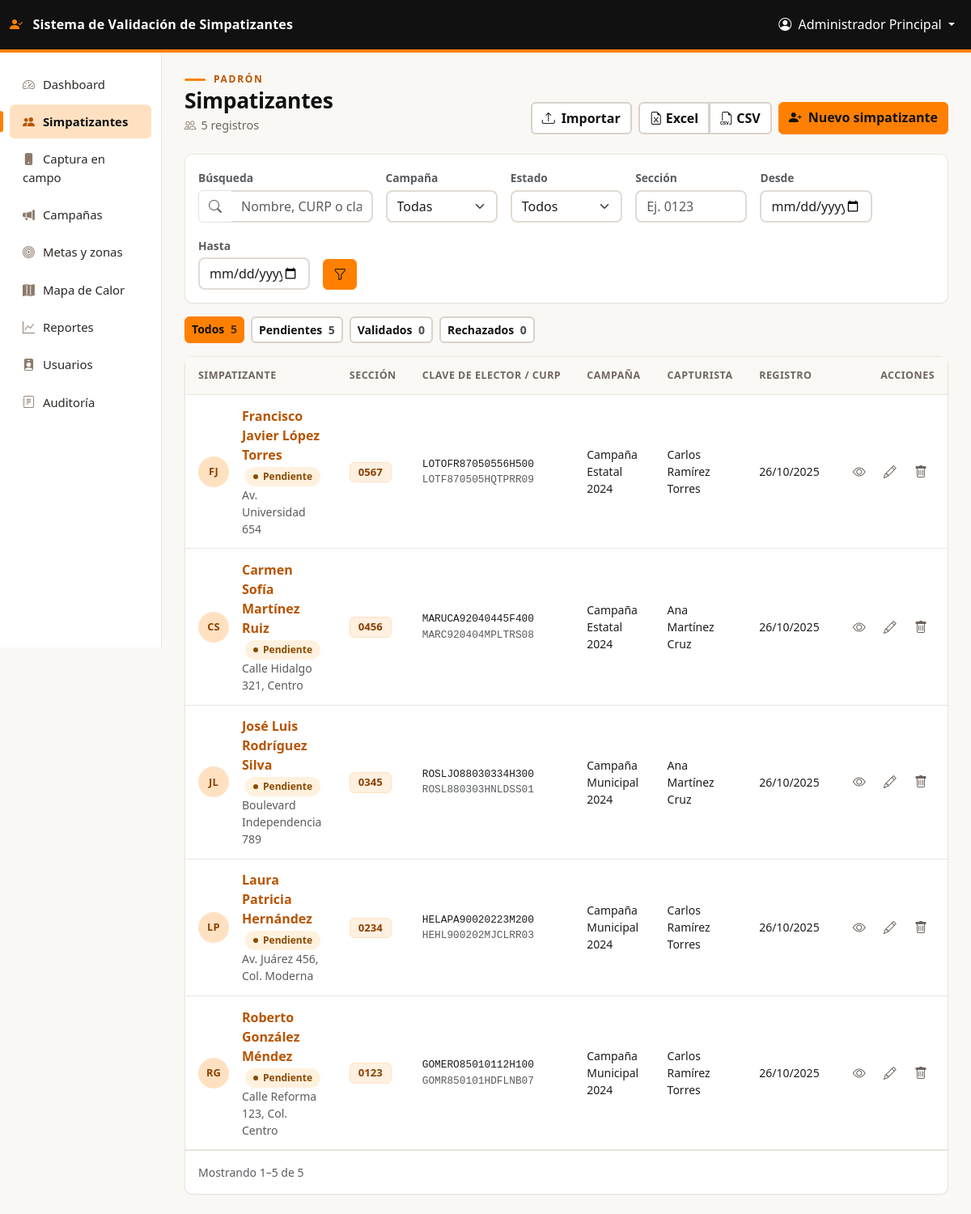
The page /public/simpatizantes/index.php (signed in) on the database its author committed.
### tables this page shows
CREATE TABLE IF NOT EXISTS simpatizantes (
    id INT AUTO_INCREMENT PRIMARY KEY,
    nombre_completo VARCHAR(150) NOT NULL,
    domicilio_completo TEXT NOT NULL,
    sexo ENUM('M', 'F', 'O') NULL,
    ciudad VARCHAR(100),
    clave_elector VARCHAR(18),
    curp VARCHAR(18),
    fecha_nacimiento DATE,
    ano_registro INT,
    vigencia INT,
    seccion_electoral VARCHAR(10) NOT NULL,
    telefono VARCHAR(20),
    whatsapp VARCHAR(20),
    email VARCHAR(100),
    twitter VARCHAR(100),
    instagram VARCHAR(100),
    facebook VARCHAR(100),
    youtube VARCHAR(100),
    tiktok VARCHAR(100),
    observaciones TEXT,
    latitud DECIMAL(10, 8),
    longitud DECIMAL(11, 8),
    ine_frontal VARCHAR(255),
    ine_posterior VARCHAR(255),
    firma_digital VARCHAR(255),
    campana_id INT,
    capturista_id INT,
    metodo_captura ENUM('manual', 'escaneo') DEFAULT 'manual',
    validado TINYINT(1) DEFAULT 0,
    estatus_validacion ENUM('pendiente', 'validado', 'rechazado') NOT NULL DEFAULT 'pendiente',
    motivo_rechazo VARCHAR(255) NULL,
    duplicado TINYINT(1) DEFAULT 0,
    uuid_cliente CHAR(36) NULL,
    created_at TIMESTAMP DEFAULT CURRENT_TIMESTAMP,
    updated_at TIMESTAMP DEFAULT CURRENT_TIMESTAMP ON UPDATE CURRENT_TIMESTAMP,
    FOREIGN KEY (campana_id) REFERENCES campanas(id) ON DELETE SET NULL,
    FOREIGN KEY (capturista_id) REFERENCES usuarios(id) ON DELETE SET NULL,
    INDEX idx_clave_elector (clave_elector),
    INDEX idx_curp (curp),
    INDEX idx_whatsapp (whatsapp),
    INDEX idx_email (email),
    INDEX idx_telefono (telefono),
    INDEX idx_estatus (estatus_validacion),
    INDEX idx_seccion_nombre (seccion_electoral, nombre_completo(60)),
    UNIQUE INDEX uq_uuid_cliente (uuid_cliente),
    INDEX idx_seccion (seccion_electoral),
    INDEX idx_campana (campana_id),
    INDEX idx_capturista (capturista_id),
    INDEX idx_ubicacion (latitud, longitud),
    INDEX idx_created_at (created_at)
);

CREATE TABLE IF NOT EXISTS campanas (
    id INT AUTO_INCREMENT PRIMARY KEY,
    nombre VARCHAR(150) NOT NULL,
    descripcion TEXT,
    fecha_inicio DATE NOT NULL,
    fecha_fin DATE NOT NULL,
    candidato_id INT,
    activa TINYINT(1) DEFAULT 1,
    created_at TIMESTAMP DEFAULT CURRENT_TIMESTAMP,
    updated_at TIMESTAMP DEFAULT CURRENT_TIMESTAMP ON UPDATE CURRENT_TIMESTAMP,
    FOREIGN KEY (candidato_id) REFERENCES usuarios(id) ON DELETE SET NULL,
    INDEX idx_activa (activa),
    INDEX idx_fechas (fecha_inicio, fecha_fin)
);

CREATE TABLE IF NOT EXISTS usuarios (
    id INT AUTO_INCREMENT PRIMARY KEY,
    username VARCHAR(50) UNIQUE NOT NULL,
    email VARCHAR(100) UNIQUE NOT NULL,
    password VARCHAR(255) NOT NULL,
    nombre_completo VARCHAR(150) NOT NULL,
    rol ENUM('super_admin', 'admin', 'candidato', 'coordinador', 'capturista') NOT NULL DEFAULT 'capturista',
    activo TINYINT(1) DEFAULT 1,
    intentos_fallidos INT DEFAULT 0,
    bloqueado_hasta DATETIME NULL,
    whatsapp VARCHAR(20),
    twitter VARCHAR(100),
    instagram VARCHAR(100),
    facebook VARCHAR(100),
    youtube VARCHAR(100),
    tiktok VARCHAR(100),
    created_at TIMESTAMP DEFAULT CURRENT_TIMESTAMP,
    updated_at TIMESTAMP DEFAULT CURRENT_TIMESTAMP ON UPDATE CURRENT_TIMESTAMP,
    INDEX idx_rol (rol),
    INDEX idx_email (email),
    INDEX idx_activo (activo)
);

### public/simpatizantes/index.php (the view, shortened to what the rows shown need)
<?php
require_once __DIR__ . '/../../config/Database.php';
require_once __DIR__ . '/../../app/controllers/AuthController.php';
require_once __DIR__ . '/../../app/controllers/SimpatizanteController.php';
$auth = new AuthController();
$auth->requiereAutenticacion();
$controller = new SimpatizanteController();
$filtros = [];
$page = isset($_GET['page']) ? max(1, (int)$_GET['page']) : 1;
$resultado = $controller->listar($filtros, $page);
include __DIR__ . '/../../app/views/layouts/header.php';
?>
<?php
$puedeEliminar = in_array($auth->obtenerRol(), ['super_admin', 'admin']);
$filtrosGet = [];
$hayFiltros = !empty($filtrosGet);
?>
<div class="container-fluid p-0">
    <div class="page-head">
        <div>
            <h1>Simpatizantes</h1>
        </div>
    </div>
    <div class="card">
        <div class="table-responsive">
            <table class="table table-hover align-middle mb-0 simp-table">
                <thead>
                    <tr>
                        <th>Simpatizante</th>
                        <th>Sección</th>
                        <th class="d-none d-xl-table-cell">Clave de elector / CURP</th>
                        <th class="d-none d-lg-table-cell">Campaña</th>
                        <th class="d-none d-xl-table-cell">Capturista</th>
                        <th>Registro</th>
                        <th class="text-end">Acciones</th>
                    </tr>
                </thead>
                <tbody>
                <?php if (empty($resultado['simpatizantes'])): ?>
                    <tr>
                        <td colspan="7">
                            <div class="empty-state">
                                <i class="bi bi-people"></i>
                                <p class="mt-3 mb-1"><?php echo $hayFiltros ? 'Ningún simpatizante coincide con los filtros.' : 'Aún no hay simpatizantes registrados.'; ?></p>
                                <?php if ($hayFiltros): ?>
                                    <a href="<?php echo BASE_URL; ?>/public/simpatizantes/index.php" class="btn btn-sm btn-soft mt-2">Limpiar filtros</a>
                                <?php endif; ?>
                            </div>
                        </td>
                    </tr>
                <?php else: ?>
                    <?php foreach ($resultado['simpatizantes'] as $simp):
                        $nombre = trim($simp['nombre_completo'] ?? '');
                        $partes = preg_split('/\s+/', $nombre);
                        $iniciales = mb_strtoupper(mb_substr($partes[0] ?? '', 0, 1) . mb_substr($partes[1] ?? '', 0, 1));
                        $domicilio = mb_strimwidth((string)($simp['domicilio_completo'] ?? ''), 0, 48, '…');
                        $estatus = $simp['estatus_validacion'] ?? (!empty($simp['validado']) ? 'validado' : 'pendiente');
                        $pillClase = ['pendiente' => 'pend', 'validado' => 'on', 'rechazado' => 'bad'][$estatus] ?? 'off';
                        $pillTexto = ['pendiente' => 'Pendiente', 'validado' => 'Validado', 'rechazado' => 'Rechazado'][$estatus] ?? 'Pendiente';
                    ?>
                        <tr>
                            <td>
                                <div class="d-flex align-items-center gap-3">
                                    <span class="avatar"><?php echo htmlspecialchars($iniciales ?: '?'); ?></span>
                                    <div class="min-w-0">
                                        <a class="fw-semibold text-decoration-none" href="<?php echo BASE_URL; ?>/public/simpatizantes/ver.php?id=<?php echo (int)$simp['id']; ?>">
                                            <?php echo htmlspecialchars($nombre); ?>
                                        </a>
                                        <span class="status-pill <?php echo $pillClase; ?> ms-1"><?php echo $pillTexto; ?></span>
                                        <div class="small text-muted"><?php echo htmlspecialchars($domicilio); ?></div>
                                    </div>
                                </div>
                            </td>
                            <td><span class="sec-pill"><?php echo htmlspecialchars($simp['seccion_electoral'] ?? '—'); ?></span></td>
                            <td class="d-none d-xl-table-cell">
                                <div class="mono small"><?php echo htmlspecialchars($simp['clave_elector'] ?: '—'); ?></div>
                                <div class="mono small text-muted"><?php echo htmlspecialchars($simp['curp'] ?: '—'); ?></div>
                            </td>
                            <td class="d-none d-lg-table-cell small"><?php echo htmlspecialchars($simp['campana_nombre'] ?? '—'); ?></td>
                            <td class="d-none d-xl-table-cell small"><?php echo htmlspecialchars($simp['capturista_nombre'] ?? '—'); ?></td>
                            <td class="small text-nowrap"><?php echo date('d/m/Y', strtotime($simp['created_at'])); ?></td>
                            <td class="text-end text-nowrap">
                                <a href="<?php echo BASE_URL; ?>/public/simpatizantes/ver.php?id=<?php echo (int)$simp['id']; ?>" class="icon-btn" title="Ver detalle"><i class="bi bi-eye"></i></a>
                                <a href="<?php echo BASE_URL; ?>/public/simpatizantes/editar.php?id=<?php echo (int)$simp['id']; ?>" class="icon-btn" title="Editar"><i class="bi bi-pencil"></i></a>
                                <?php if ($puedeEliminar): ?>
                                    <a href="<?php echo BASE_URL; ?>/public/simpatizantes/eliminar.php?id=<?php echo (int)$simp['id']; ?>" class="icon-btn danger" title="Eliminar"><i class="bi bi-trash"></i></a>
                                <?php endif; ?>
                            </td>
                        </tr>
                    <?php endforeach; ?>
                <?php endif; ?>
                </tbody>
            </table>
        </div>
    </div>
</div>
<?php include __DIR__ . '/../../app/views/layouts/footer.php'; ?>

### rows shown on the page
simpatizantes: nombre_completo "FJ", nombre_completo "Francisco Javier López Torres", estatus_validacion "Pendiente", domicilio_completo "Av. Universidad 654", seccion_electoral "0567", clave_elector "LOTOFR87050556H500", curp "LOTF870505HQTPRR09", campana.nombre "Campaña Estatal 2024", capturista.nombre_completo "Carlos Ramírez Torres", created_at "26/10/2025"
simpatizantes: nombre_completo "CS", nombre_completo "Carmen Sofía Martínez Ruiz", estatus_validacion "Pendiente", domicilio_completo "Calle Hidalgo 321, Centro", seccion_electoral "0456", clave_elector "MARUCA92040445F400", curp "MARC920404MPLTRS08", campana.nombre "Campaña Estatal 2024", capturista.nombre_completo "Ana Martínez Cruz", created_at "26/10/2025"
simpatizantes: nombre_completo "JL", nombre_completo "José Luis Rodríguez Silva", estatus_validacion "Pendiente", domicilio_completo "Boulevard Independencia 789", seccion_electoral "0345", clave_elector "ROSLJO88030334H300", curp "ROSL880303HNLDSS01", campana.nombre "Campaña Municipal 2024", capturista.nombre_completo "Ana Martínez Cruz", created_at "26/10/2025"
simpatizantes: nombre_completo "LP", nombre_completo "Laura Patricia Hernández", estatus_validacion "Pendiente", domicilio_completo "Av. Juárez 456, Col. Moderna", seccion_electoral "0234", clave_elector "HELAPA90020223M200", curp "HEHL900202MJCLRR03", campana.nombre "Campaña Municipal 2024", capturista.nombre_completo "Carlos Ramírez Torres", created_at "26/10/2025"
simpatizantes: nombre_completo "RG", nombre_completo "Roberto González Méndez", estatus_validacion "Pendiente", domicilio_completo "Calle Reforma 123, Col. Centro", seccion_electoral "0123", clave_elector "GOMERO85010112H100", curp "GOMR850101HDFLNB07", campana.nombre "Campaña Municipal 2024", capturista.nombre_completo "Carlos Ramírez Torres", created_at "26/10/2025"

### other values the page prints
APP_NAME "Sistema de Validación de Simpatizantes"
$_SESSION['nombre_completo'] "Administrador Principal"
$total "5"
$chip[1] "Todos"
$chip[2] "5"
$chip[1] "Pendientes"
$chip[1] "Validados"
$chip[2] "0"
$chip[1] "Rechazados"
$desde "1"
$hasta "5"
